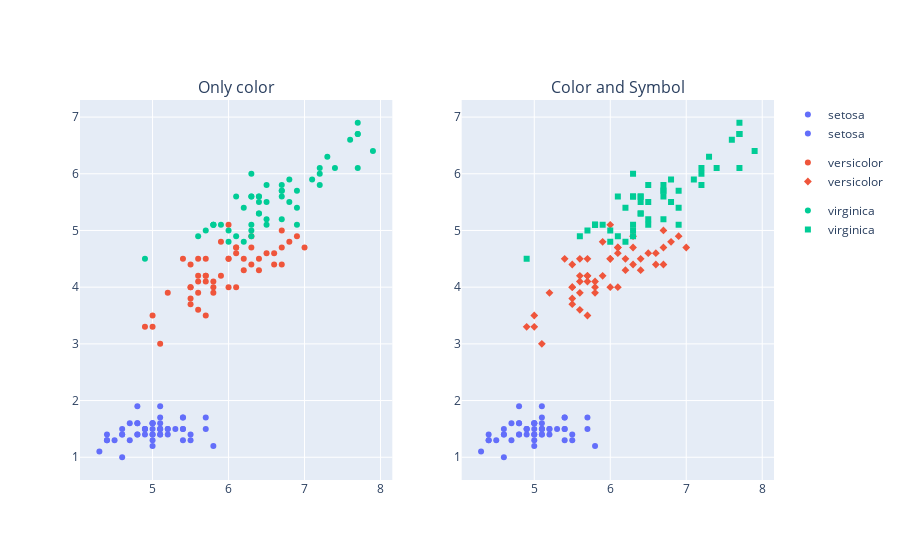
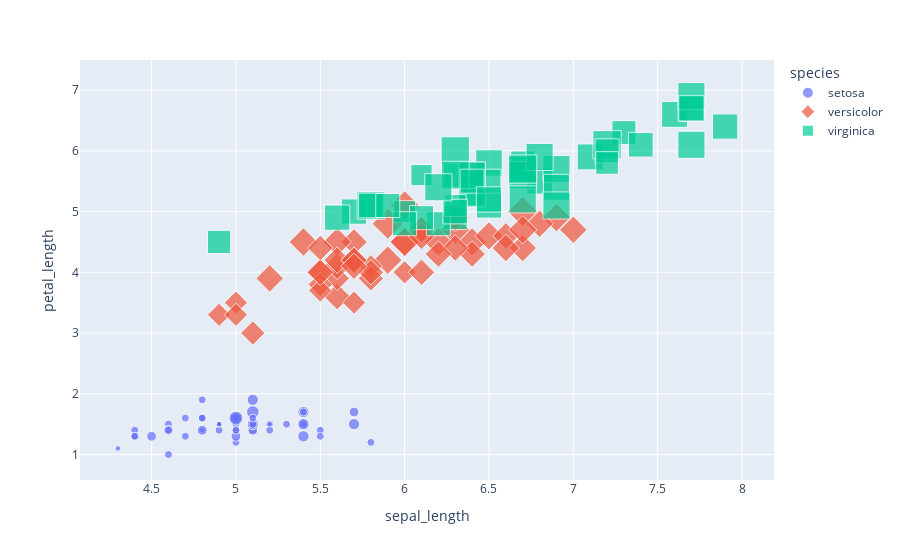
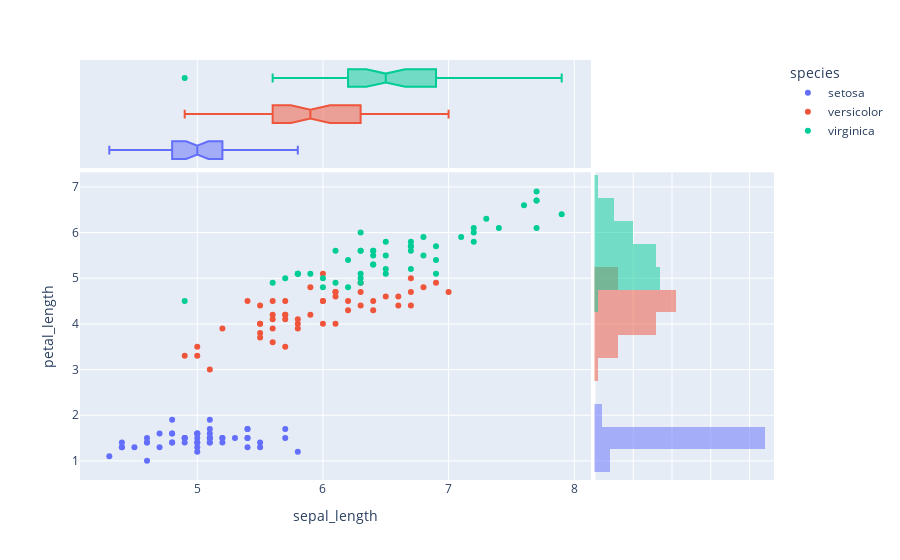
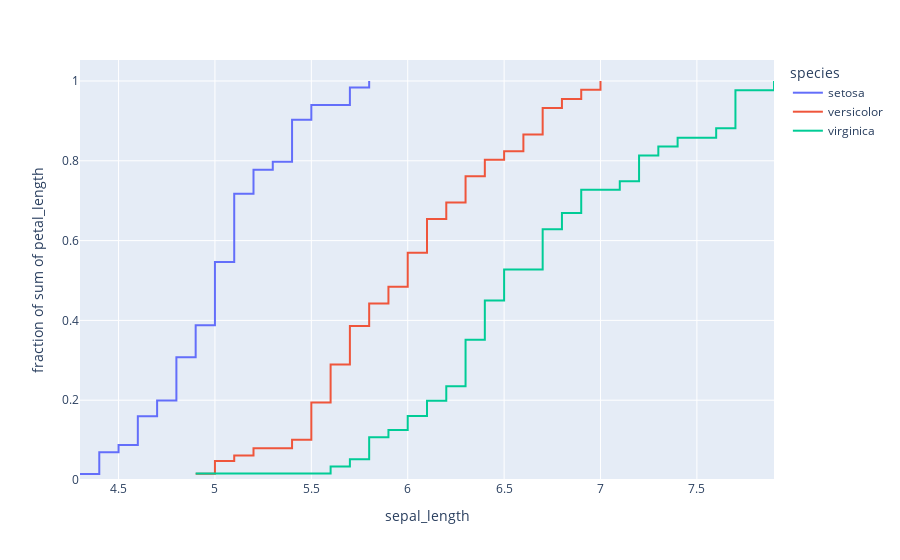

Notebook code for these charts, in order:
### Code cell
from plotly.subplots import make_subplots

fig_gen = make_subplots(
    rows=1, cols=2,
    subplot_titles=("Only color", "Color and Symbol"),
    horizontal_spacing=0.1
)

fig1 = px.scatter(iris, x="sepal_length", y="petal_length", color="species", title="Separated only by colors")
for trace in fig1.data:
    fig_gen.add_trace(trace, row=1, col=1)

fig2 = px.scatter(iris, x="sepal_length", y="petal_length", color="species", symbol="species", hover_data=['sepal_width', 'petal_width'])
for trace in fig2.data:
    fig_gen.add_trace(trace, row=1, col=2)
fig_gen.update_layout(height=400, showlegend=True)
fig_gen.show()

fig = px.scatter(iris, x="sepal_length", y="petal_length", color="species", size='petal_width', symbol="species", hover_data=['sepal_width'])
fig.show()

fig = px.scatter(iris, x="sepal_length", y="petal_length", color="species", marginal_x="box", marginal_y="histogram")
fig.show()

fig = px.ecdf(iris, x="sepal_length",y="petal_length", color="species")
fig.show()

### Figure 1 — Plotly figure (JSON) as saved in the notebook; plotly's stock layout.template omitted (floating-point values rounded to 4 significant figures)
{"data": [{"hovertemplate": "species=setosa<br>sepal_length=%{x}<br>petal_length=%{y}<extra></extra>", "legendgroup": "setosa", "marker": {"color": "#636efa", "symbol": "circle"}, "mode": "markers", "name": "setosa", "orientation": "v", "showlegend": true, "type": "scatter", "x": [5.1, 4.9, 4.7, 4.6, 5, 5.4, 4.6, 5, 4.4, 4.9, 5.4, 4.8, 4.8, 4.3, 5.8, 5.7, 5.4, 5.1, 5.7, 5.1, 5.4, 5.1, 4.6, 5.1, 4.8, 5, 5, 5.2, 5.2, 4.7, 4.8, 5.4, 5.2, 5.5, 4.9, 5, 5.5, 4.9, 4.4, 5.1, 5, 4.5, 4.4, 5, 5.1, 4.8, 5.1, 4.6, 5.3, 5], "xaxis": "x", "y": [1.4, 1.4, 1.3, 1.5, 1.4, 1.7, 1.4, 1.5, 1.4, 1.5, 1.5, 1.6, 1.4, 1.1, 1.2, 1.5, 1.3, 1.4, 1.7, 1.5, 1.7, 1.5, 1, 1.7, 1.9, 1.6, 1.6, 1.5, 1.4, 1.6, 1.6, 1.5, 1.5, 1.4, 1.5, 1.2, 1.3, 1.5, 1.3, 1.5, 1.3, 1.3, 1.3, 1.6, 1.9, 1.4, 1.6, 1.4, 1.5, 1.4], "yaxis": "y"}, {"hovertemplate": "species=versicolor<br>sepal_length=%{x}<br>petal_length=%{y}<extra></extra>", "legendgroup": "versicolor", "marker": {"color": "#EF553B", "symbol": "circle"}, "mode": "markers", "name": "versicolor", "orientation": "v", "showlegend": true, "type": "scatter", "x": [7, 6.4, 6.9, 5.5, 6.5, 5.7, 6.3, 4.9, 6.6, 5.2, 5, 5.9, 6, 6.1, 5.6, 6.7, 5.6, 5.8, 6.2, 5.6, 5.9, 6.1, 6.3, 6.1, 6.4, 6.6, 6.8, 6.7, 6, 5.7, 5.5, 5.5, 5.8, 6, 5.4, 6, 6.7, 6.3, 5.6, 5.5, 5.5, 6.1, 5.8, 5, 5.6, 5.7, 5.7, 6.2, 5.1, 5.7], "xaxis": "x", "y": [4.7, 4.5, 4.9, 4, 4.6, 4.5, 4.7, 3.3, 4.6, 3.9, 3.5, 4.2, 4, 4.7, 3.6, 4.4, 4.5, 4.1, 4.5, 3.9, 4.8, 4, 4.9, 4.7, 4.3, 4.4, 4.8, 5, 4.5, 3.5, 3.8, 3.7, 3.9, 5.1, 4.5, 4.5, 4.7, 4.4, 4.1, 4, 4.4, 4.6, 4, 3.3, 4.2, 4.2, 4.2, 4.3, 3, 4.1], "yaxis": "y"}, {"hovertemplate": "species=virginica<br>sepal_length=%{x}<br>petal_length=%{y}<extra></extra>", "legendgroup": "virginica", "marker": {"color": "#00cc96", "symbol": "circle"}, "mode": "markers", "name": "virginica", "orientation": "v", "showlegend": true, "type": "scatter", "x": [6.3, 5.8, 7.1, 6.3, 6.5, 7.6, 4.9, 7.3, 6.7, 7.2, 6.5, 6.4, 6.8, 5.7, 5.8, 6.4, 6.5, 7.7, 7.7, 6, 6.9, 5.6, 7.7, 6.3, 6.7, 7.2, 6.2, 6.1, 6.4, 7.2, 7.4, 7.9, 6.4, 6.3, 6.1, 7.7, 6.3, 6.4, 6, 6.9, 6.7, 6.9, 5.8, 6.8, 6.7, 6.7, 6.3, 6.5, 6.2, 5.9], "xaxis": "x", "y": [6, 5.1, 5.9, 5.6, 5.8, 6.6, 4.5, 6.3, 5.8, 6.1, 5.1, 5.3, 5.5, 5, 5.1, 5.3, 5.5, 6.7, 6.9, 5, 5.7, 4.9, 6.7, 4.9, 5.7, 6, 4.8, 4.9, 5.6, 5.8, 6.1, 6.4, 5.6, 5.1, 5.6, 6.1, 5.6, 5.5, 4.8, 5.4, 5.6, 5.1, 5.1, 5.9, 5.7, 5.2, 5, 5.2, 5.4, 5.1], "yaxis": "y"}, {"customdata": [[3.5, 0.2], [3, 0.2], [3.2, 0.2], [3.1, 0.2], [3.6, 0.2], [3.9, 0.4], [3.4, 0.3], [3.4, 0.2], [2.9, 0.2], [3.1, 0.1], [3.7, 0.2], [3.4, 0.2], [3, 0.1], [3, 0.1], [4, 0.2], [4.4, 0.4], [3.9, 0.4], [3.5, 0.3], [3.8, 0.3], [3.8, 0.3], [3.4, 0.2], [3.7, 0.4], [3.6, 0.2], [3.3, 0.5], [3.4, 0.2], [3, 0.2], [3.4, 0.4], [3.5, 0.2], [3.4, 0.2], [3.2, 0.2], [3.1, 0.2], [3.4, 0.4], [4.1, 0.1], [4.2, 0.2], [3.1, 0.1], [3.2, 0.2], [3.5, 0.2], [3.1, 0.1], [3, 0.2], [3.4, 0.2], [3.5, 0.3], [2.3, 0.3], [3.2, 0.2], [3.5, 0.6], [3.8, 0.4], [3, 0.3], [3.8, 0.2], [3.2, 0.2], [3.7, 0.2], [3.3, 0.2]], "hovertemplate": "species=setosa<br>sepal_length=%{x}<br>petal_length=%{y}<br>sepal_width=%{customdata[0]}<br>petal_width=%{customdata[1]}<extra></extra>", "legendgroup": "setosa", "marker": {"color": "#636efa", "symbol": "circle"}, "mode": "markers", "name": "setosa", "orientation": "v", "showlegend": true, "type": "scatter", "x": [5.1, 4.9, 4.7, 4.6, 5, 5.4, 4.6, 5, 4.4, 4.9, 5.4, 4.8, 4.8, 4.3, 5.8, 5.7, 5.4, 5.1, 5.7, 5.1, 5.4, 5.1, 4.6, 5.1, 4.8, 5, 5, 5.2, 5.2, 4.7, 4.8, 5.4, 5.2, 5.5, 4.9, 5, 5.5, 4.9, 4.4, 5.1, 5, 4.5, 4.4, 5, 5.1, 4.8, 5.1, 4.6, 5.3, 5], "xaxis": "x2", "y": [1.4, 1.4, 1.3, 1.5, 1.4, 1.7, 1.4, 1.5, 1.4, 1.5, 1.5, 1.6, 1.4, 1.1, 1.2, 1.5, 1.3, 1.4, 1.7, 1.5, 1.7, 1.5, 1, 1.7, 1.9, 1.6, 1.6, 1.5, 1.4, 1.6, 1.6, 1.5, 1.5, 1.4, 1.5, 1.2, 1.3, 1.5, 1.3, 1.5, 1.3, 1.3, 1.3, 1.6, 1.9, 1.4, 1.6, 1.4, 1.5, 1.4], "yaxis": "y2"}, {"customdata": [[3.2, 1.4], [3.2, 1.5], [3.1, 1.5], [2.3, 1.3], [2.8, 1.5], [2.8, 1.3], [3.3, 1.6], [2.4, 1], [2.9, 1.3], [2.7, 1.4], [2, 1], [3, 1.5], [2.2, 1], [2.9, 1.4], [2.9, 1.3], [3.1, 1.4], [3, 1.5], [2.7, 1], [2.2, 1.5], [2.5, 1.1], [3.2, 1.8], [2.8, 1.3], [2.5, 1.5], [2.8, 1.2], [2.9, 1.3], [3, 1.4], [2.8, 1.4], [3, 1.7], [2.9, 1.5], [2.6, 1], [2.4, 1.1], [2.4, 1], [2.7, 1.2], [2.7, 1.6], [3, 1.5], [3.4, 1.6], [3.1, 1.5], [2.3, 1.3], [3, 1.3], [2.5, 1.3], [2.6, 1.2], [3, 1.4], [2.6, 1.2], [2.3, 1], [2.7, 1.3], [3, 1.2], [2.9, 1.3], [2.9, 1.3], [2.5, 1.1], [2.8, 1.3]], "hovertemplate": "species=versicolor<br>sepal_length=%{x}<br>petal_length=%{y}<br>sepal_width=%{customdata[0]}<br>petal_width=%{customdata[1]}<extra></extra>", "legendgroup": "versicolor", "marker": {"color": "#EF553B", "symbol": "diamond"}, "mode": "markers", "name": "versicolor", "orientation": "v", "showlegend": true, "type": "scatter", "x": [7, 6.4, 6.9, 5.5, 6.5, 5.7, 6.3, 4.9, 6.6, 5.2, 5, 5.9, 6, 6.1, 5.6, 6.7, 5.6, 5.8, 6.2, 5.6, 5.9, 6.1, 6.3, 6.1, 6.4, 6.6, 6.8, 6.7, 6, 5.7, 5.5, 5.5, 5.8, 6, 5.4, 6, 6.7, 6.3, 5.6, 5.5, 5.5, 6.1, 5.8, 5, 5.6, 5.7, 5.7, 6.2, 5.1, 5.7], "xaxis": "x2", "y": [4.7, 4.5, 4.9, 4, 4.6, 4.5, 4.7, 3.3, 4.6, 3.9, 3.5, 4.2, 4, 4.7, 3.6, 4.4, 4.5, 4.1, 4.5, 3.9, 4.8, 4, 4.9, 4.7, 4.3, 4.4, 4.8, 5, 4.5, 3.5, 3.8, 3.7, 3.9, 5.1, 4.5, 4.5, 4.7, 4.4, 4.1, 4, 4.4, 4.6, 4, 3.3, 4.2, 4.2, 4.2, 4.3, 3, 4.1], "yaxis": "y2"}, {"customdata": [[3.3, 2.5], [2.7, 1.9], [3, 2.1], [2.9, 1.8], [3, 2.2], [3, 2.1], [2.5, 1.7], [2.9, 1.8], [2.5, 1.8], [3.6, 2.5], [3.2, 2], [2.7, 1.9], [3, 2.1], [2.5, 2], [2.8, 2.4], [3.2, 2.3], [3, 1.8], [3.8, 2.2], [2.6, 2.3], [2.2, 1.5], [3.2, 2.3], [2.8, 2], [2.8, 2], [2.7, 1.8], [3.3, 2.1], [3.2, 1.8], [2.8, 1.8], [3, 1.8], [2.8, 2.1], [3, 1.6], [2.8, 1.9], [3.8, 2], [2.8, 2.2], [2.8, 1.5], [2.6, 1.4], [3, 2.3], [3.4, 2.4], [3.1, 1.8], [3, 1.8], [3.1, 2.1], [3.1, 2.4], [3.1, 2.3], [2.7, 1.9], [3.2, 2.3], [3.3, 2.5], [3, 2.3], [2.5, 1.9], [3, 2], [3.4, 2.3], [3, 1.8]], "hovertemplate": "species=virginica<br>sepal_length=%{x}<br>petal_length=%{y}<br>sepal_width=%{customdata[0]}<br>petal_width=%{customdata[1]}<extra></extra>", "legendgroup": "virginica", "marker": {"color": "#00cc96", "symbol": "square"}, "mode": "markers", "name": "virginica", "orientation": "v", "showlegend": true, "type": "scatter", "x": [6.3, 5.8, 7.1, 6.3, 6.5, 7.6, 4.9, 7.3, 6.7, 7.2, 6.5, 6.4, 6.8, 5.7, 5.8, 6.4, 6.5, 7.7, 7.7, 6, 6.9, 5.6, 7.7, 6.3, 6.7, 7.2, 6.2, 6.1, 6.4, 7.2, 7.4, 7.9, 6.4, 6.3, 6.1, 7.7, 6.3, 6.4, 6, 6.9, 6.7, 6.9, 5.8, 6.8, 6.7, 6.7, 6.3, 6.5, 6.2, 5.9], "xaxis": "x2", "y": [6, 5.1, 5.9, 5.6, 5.8, 6.6, 4.5, 6.3, 5.8, 6.1, 5.1, 5.3, 5.5, 5, 5.1, 5.3, 5.5, 6.7, 6.9, 5, 5.7, 4.9, 6.7, 4.9, 5.7, 6, 4.8, 4.9, 5.6, 5.8, 6.1, 6.4, 5.6, 5.1, 5.6, 6.1, 5.6, 5.5, 4.8, 5.4, 5.6, 5.1, 5.1, 5.9, 5.7, 5.2, 5, 5.2, 5.4, 5.1], "yaxis": "y2"}], "layout": {"annotations": [{"font": {"size": 16}, "showarrow": false, "text": "Only color", "x": 0.225, "xanchor": "center", "xref": "paper", "y": 1, "yanchor": "bottom", "yref": "paper"}, {"font": {"size": 16}, "showarrow": false, "text": "Color and Symbol", "x": 0.775, "xanchor": "center", "xref": "paper", "y": 1, "yanchor": "bottom", "yref": "paper"}], "autosize": true, "showlegend": true, "xaxis": {"anchor": "y", "autorange": true, "domain": [0, 0.45], "range": [4.057, 8.143], "type": "linear"}, "xaxis2": {"anchor": "y2", "autorange": true, "domain": [0.55, 1], "range": [4.057, 8.143], "type": "linear"}, "yaxis": {"anchor": "x", "autorange": true, "domain": [0, 1], "range": [0.5432, 7.357], "type": "linear"}, "yaxis2": {"anchor": "x2", "autorange": true, "domain": [0, 1], "range": [0.5432, 7.357], "type": "linear"}}}

### Figure 2 — Plotly figure (JSON) as saved in the notebook; plotly's stock layout.template omitted (floating-point values rounded to 4 significant figures)
{"data": [{"customdata": [[3.5], [3], [3.2], [3.1], [3.6], [3.9], [3.4], [3.4], [2.9], [3.1], [3.7], [3.4], [3], [3], [4], [4.4], [3.9], [3.5], [3.8], [3.8], [3.4], [3.7], [3.6], [3.3], [3.4], [3], [3.4], [3.5], [3.4], [3.2], [3.1], [3.4], [4.1], [4.2], [3.1], [3.2], [3.5], [3.1], [3], [3.4], [3.5], [2.3], [3.2], [3.5], [3.8], [3], [3.8], [3.2], [3.7], [3.3]], "hovertemplate": "species=setosa<br>sepal_length=%{x}<br>petal_length=%{y}<br>petal_width=%{marker.size}<br>sepal_width=%{customdata[0]}<extra></extra>", "legendgroup": "setosa", "marker": {"color": "#636efa", "size": [0.2, 0.2, 0.2, 0.2, 0.2, 0.4, 0.3, 0.2, 0.2, 0.1, 0.2, 0.2, 0.1, 0.1, 0.2, 0.4, 0.4, 0.3, 0.3, 0.3, 0.2, 0.4, 0.2, 0.5, 0.2, 0.2, 0.4, 0.2, 0.2, 0.2, 0.2, 0.4, 0.1, 0.2, 0.1, 0.2, 0.2, 0.1, 0.2, 0.2, 0.3, 0.3, 0.2, 0.6, 0.4, 0.3, 0.2, 0.2, 0.2, 0.2], "sizemode": "area", "sizeref": 0.00625, "symbol": "circle"}, "mode": "markers", "name": "setosa", "orientation": "v", "showlegend": true, "type": "scatter", "x": [5.1, 4.9, 4.7, 4.6, 5, 5.4, 4.6, 5, 4.4, 4.9, 5.4, 4.8, 4.8, 4.3, 5.8, 5.7, 5.4, 5.1, 5.7, 5.1, 5.4, 5.1, 4.6, 5.1, 4.8, 5, 5, 5.2, 5.2, 4.7, 4.8, 5.4, 5.2, 5.5, 4.9, 5, 5.5, 4.9, 4.4, 5.1, 5, 4.5, 4.4, 5, 5.1, 4.8, 5.1, 4.6, 5.3, 5], "xaxis": "x", "y": [1.4, 1.4, 1.3, 1.5, 1.4, 1.7, 1.4, 1.5, 1.4, 1.5, 1.5, 1.6, 1.4, 1.1, 1.2, 1.5, 1.3, 1.4, 1.7, 1.5, 1.7, 1.5, 1, 1.7, 1.9, 1.6, 1.6, 1.5, 1.4, 1.6, 1.6, 1.5, 1.5, 1.4, 1.5, 1.2, 1.3, 1.5, 1.3, 1.5, 1.3, 1.3, 1.3, 1.6, 1.9, 1.4, 1.6, 1.4, 1.5, 1.4], "yaxis": "y"}, {"customdata": [[3.2], [3.2], [3.1], [2.3], [2.8], [2.8], [3.3], [2.4], [2.9], [2.7], [2], [3], [2.2], [2.9], [2.9], [3.1], [3], [2.7], [2.2], [2.5], [3.2], [2.8], [2.5], [2.8], [2.9], [3], [2.8], [3], [2.9], [2.6], [2.4], [2.4], [2.7], [2.7], [3], [3.4], [3.1], [2.3], [3], [2.5], [2.6], [3], [2.6], [2.3], [2.7], [3], [2.9], [2.9], [2.5], [2.8]], "hovertemplate": "species=versicolor<br>sepal_length=%{x}<br>petal_length=%{y}<br>petal_width=%{marker.size}<br>sepal_width=%{customdata[0]}<extra></extra>", "legendgroup": "versicolor", "marker": {"color": "#EF553B", "size": [1.4, 1.5, 1.5, 1.3, 1.5, 1.3, 1.6, 1, 1.3, 1.4, 1, 1.5, 1, 1.4, 1.3, 1.4, 1.5, 1, 1.5, 1.1, 1.8, 1.3, 1.5, 1.2, 1.3, 1.4, 1.4, 1.7, 1.5, 1, 1.1, 1, 1.2, 1.6, 1.5, 1.6, 1.5, 1.3, 1.3, 1.3, 1.2, 1.4, 1.2, 1, 1.3, 1.2, 1.3, 1.3, 1.1, 1.3], "sizemode": "area", "sizeref": 0.00625, "symbol": "diamond"}, "mode": "markers", "name": "versicolor", "orientation": "v", "showlegend": true, "type": "scatter", "x": [7, 6.4, 6.9, 5.5, 6.5, 5.7, 6.3, 4.9, 6.6, 5.2, 5, 5.9, 6, 6.1, 5.6, 6.7, 5.6, 5.8, 6.2, 5.6, 5.9, 6.1, 6.3, 6.1, 6.4, 6.6, 6.8, 6.7, 6, 5.7, 5.5, 5.5, 5.8, 6, 5.4, 6, 6.7, 6.3, 5.6, 5.5, 5.5, 6.1, 5.8, 5, 5.6, 5.7, 5.7, 6.2, 5.1, 5.7], "xaxis": "x", "y": [4.7, 4.5, 4.9, 4, 4.6, 4.5, 4.7, 3.3, 4.6, 3.9, 3.5, 4.2, 4, 4.7, 3.6, 4.4, 4.5, 4.1, 4.5, 3.9, 4.8, 4, 4.9, 4.7, 4.3, 4.4, 4.8, 5, 4.5, 3.5, 3.8, 3.7, 3.9, 5.1, 4.5, 4.5, 4.7, 4.4, 4.1, 4, 4.4, 4.6, 4, 3.3, 4.2, 4.2, 4.2, 4.3, 3, 4.1], "yaxis": "y"}, {"customdata": [[3.3], [2.7], [3], [2.9], [3], [3], [2.5], [2.9], [2.5], [3.6], [3.2], [2.7], [3], [2.5], [2.8], [3.2], [3], [3.8], [2.6], [2.2], [3.2], [2.8], [2.8], [2.7], [3.3], [3.2], [2.8], [3], [2.8], [3], [2.8], [3.8], [2.8], [2.8], [2.6], [3], [3.4], [3.1], [3], [3.1], [3.1], [3.1], [2.7], [3.2], [3.3], [3], [2.5], [3], [3.4], [3]], "hovertemplate": "species=virginica<br>sepal_length=%{x}<br>petal_length=%{y}<br>petal_width=%{marker.size}<br>sepal_width=%{customdata[0]}<extra></extra>", "legendgroup": "virginica", "marker": {"color": "#00cc96", "size": [2.5, 1.9, 2.1, 1.8, 2.2, 2.1, 1.7, 1.8, 1.8, 2.5, 2, 1.9, 2.1, 2, 2.4, 2.3, 1.8, 2.2, 2.3, 1.5, 2.3, 2, 2, 1.8, 2.1, 1.8, 1.8, 1.8, 2.1, 1.6, 1.9, 2, 2.2, 1.5, 1.4, 2.3, 2.4, 1.8, 1.8, 2.1, 2.4, 2.3, 1.9, 2.3, 2.5, 2.3, 1.9, 2, 2.3, 1.8], "sizemode": "area", "sizeref": 0.00625, "symbol": "square"}, "mode": "markers", "name": "virginica", "orientation": "v", "showlegend": true, "type": "scatter", "x": [6.3, 5.8, 7.1, 6.3, 6.5, 7.6, 4.9, 7.3, 6.7, 7.2, 6.5, 6.4, 6.8, 5.7, 5.8, 6.4, 6.5, 7.7, 7.7, 6, 6.9, 5.6, 7.7, 6.3, 6.7, 7.2, 6.2, 6.1, 6.4, 7.2, 7.4, 7.9, 6.4, 6.3, 6.1, 7.7, 6.3, 6.4, 6, 6.9, 6.7, 6.9, 5.8, 6.8, 6.7, 6.7, 6.3, 6.5, 6.2, 5.9], "xaxis": "x", "y": [6, 5.1, 5.9, 5.6, 5.8, 6.6, 4.5, 6.3, 5.8, 6.1, 5.1, 5.3, 5.5, 5, 5.1, 5.3, 5.5, 6.7, 6.9, 5, 5.7, 4.9, 6.7, 4.9, 5.7, 6, 4.8, 4.9, 5.6, 5.8, 6.1, 6.4, 5.6, 5.1, 5.6, 6.1, 5.6, 5.5, 4.8, 5.4, 5.6, 5.1, 5.1, 5.9, 5.7, 5.2, 5, 5.2, 5.4, 5.1], "yaxis": "y"}], "layout": {"autosize": true, "legend": {"itemsizing": "constant", "title": {"text": "species"}, "tracegroupgap": 0}, "margin": {"t": 60}, "xaxis": {"anchor": "y", "autorange": true, "domain": [0, 1], "range": [4.081, 8.169], "title": {"text": "sepal_length"}, "type": "linear"}, "yaxis": {"anchor": "x", "autorange": true, "domain": [0, 1], "range": [0.4882, 7.766], "title": {"text": "petal_length"}, "type": "linear"}}}

### Figure 3 — Plotly figure (JSON) as saved in the notebook; plotly's stock layout.template omitted (floating-point values rounded to 4 significant figures)
{"data": [{"hovertemplate": "species=setosa<br>sepal_length=%{x}<br>petal_length=%{y}<extra></extra>", "legendgroup": "setosa", "marker": {"color": "#636efa", "symbol": "circle"}, "mode": "markers", "name": "setosa", "orientation": "v", "showlegend": true, "type": "scatter", "x": [5.1, 4.9, 4.7, 4.6, 5, 5.4, 4.6, 5, 4.4, 4.9, 5.4, 4.8, 4.8, 4.3, 5.8, 5.7, 5.4, 5.1, 5.7, 5.1, 5.4, 5.1, 4.6, 5.1, 4.8, 5, 5, 5.2, 5.2, 4.7, 4.8, 5.4, 5.2, 5.5, 4.9, 5, 5.5, 4.9, 4.4, 5.1, 5, 4.5, 4.4, 5, 5.1, 4.8, 5.1, 4.6, 5.3, 5], "xaxis": "x", "y": [1.4, 1.4, 1.3, 1.5, 1.4, 1.7, 1.4, 1.5, 1.4, 1.5, 1.5, 1.6, 1.4, 1.1, 1.2, 1.5, 1.3, 1.4, 1.7, 1.5, 1.7, 1.5, 1, 1.7, 1.9, 1.6, 1.6, 1.5, 1.4, 1.6, 1.6, 1.5, 1.5, 1.4, 1.5, 1.2, 1.3, 1.5, 1.3, 1.5, 1.3, 1.3, 1.3, 1.6, 1.9, 1.4, 1.6, 1.4, 1.5, 1.4], "yaxis": "y"}, {"alignmentgroup": "True", "hovertemplate": "species=setosa<br>sepal_length=%{x}<extra></extra>", "legendgroup": "setosa", "marker": {"color": "#636efa", "symbol": "circle"}, "name": "setosa", "notched": true, "offsetgroup": "setosa", "showlegend": false, "type": "box", "x": [5.1, 4.9, 4.7, 4.6, 5, 5.4, 4.6, 5, 4.4, 4.9, 5.4, 4.8, 4.8, 4.3, 5.8, 5.7, 5.4, 5.1, 5.7, 5.1, 5.4, 5.1, 4.6, 5.1, 4.8, 5, 5, 5.2, 5.2, 4.7, 4.8, 5.4, 5.2, 5.5, 4.9, 5, 5.5, 4.9, 4.4, 5.1, 5, 4.5, 4.4, 5, 5.1, 4.8, 5.1, 4.6, 5.3, 5], "xaxis": "x3", "yaxis": "y3"}, {"alignmentgroup": "True", "bingroup": "y", "hovertemplate": "species=setosa<br>petal_length=%{y}<br>count=%{x}<extra></extra>", "legendgroup": "setosa", "marker": {"color": "#636efa"}, "name": "setosa", "offsetgroup": "setosa", "opacity": 0.5, "showlegend": false, "type": "histogram", "xaxis": "x2", "y": [1.4, 1.4, 1.3, 1.5, 1.4, 1.7, 1.4, 1.5, 1.4, 1.5, 1.5, 1.6, 1.4, 1.1, 1.2, 1.5, 1.3, 1.4, 1.7, 1.5, 1.7, 1.5, 1, 1.7, 1.9, 1.6, 1.6, 1.5, 1.4, 1.6, 1.6, 1.5, 1.5, 1.4, 1.5, 1.2, 1.3, 1.5, 1.3, 1.5, 1.3, 1.3, 1.3, 1.6, 1.9, 1.4, 1.6, 1.4, 1.5, 1.4], "yaxis": "y2"}, {"hovertemplate": "species=versicolor<br>sepal_length=%{x}<br>petal_length=%{y}<extra></extra>", "legendgroup": "versicolor", "marker": {"color": "#EF553B", "symbol": "circle"}, "mode": "markers", "name": "versicolor", "orientation": "v", "showlegend": true, "type": "scatter", "x": [7, 6.4, 6.9, 5.5, 6.5, 5.7, 6.3, 4.9, 6.6, 5.2, 5, 5.9, 6, 6.1, 5.6, 6.7, 5.6, 5.8, 6.2, 5.6, 5.9, 6.1, 6.3, 6.1, 6.4, 6.6, 6.8, 6.7, 6, 5.7, 5.5, 5.5, 5.8, 6, 5.4, 6, 6.7, 6.3, 5.6, 5.5, 5.5, 6.1, 5.8, 5, 5.6, 5.7, 5.7, 6.2, 5.1, 5.7], "xaxis": "x", "y": [4.7, 4.5, 4.9, 4, 4.6, 4.5, 4.7, 3.3, 4.6, 3.9, 3.5, 4.2, 4, 4.7, 3.6, 4.4, 4.5, 4.1, 4.5, 3.9, 4.8, 4, 4.9, 4.7, 4.3, 4.4, 4.8, 5, 4.5, 3.5, 3.8, 3.7, 3.9, 5.1, 4.5, 4.5, 4.7, 4.4, 4.1, 4, 4.4, 4.6, 4, 3.3, 4.2, 4.2, 4.2, 4.3, 3, 4.1], "yaxis": "y"}, {"alignmentgroup": "True", "hovertemplate": "species=versicolor<br>sepal_length=%{x}<extra></extra>", "legendgroup": "versicolor", "marker": {"color": "#EF553B", "symbol": "circle"}, "name": "versicolor", "notched": true, "offsetgroup": "versicolor", "showlegend": false, "type": "box", "x": [7, 6.4, 6.9, 5.5, 6.5, 5.7, 6.3, 4.9, 6.6, 5.2, 5, 5.9, 6, 6.1, 5.6, 6.7, 5.6, 5.8, 6.2, 5.6, 5.9, 6.1, 6.3, 6.1, 6.4, 6.6, 6.8, 6.7, 6, 5.7, 5.5, 5.5, 5.8, 6, 5.4, 6, 6.7, 6.3, 5.6, 5.5, 5.5, 6.1, 5.8, 5, 5.6, 5.7, 5.7, 6.2, 5.1, 5.7], "xaxis": "x3", "yaxis": "y3"}, {"alignmentgroup": "True", "bingroup": "y", "hovertemplate": "species=versicolor<br>petal_length=%{y}<br>count=%{x}<extra></extra>", "legendgroup": "versicolor", "marker": {"color": "#EF553B"}, "name": "versicolor", "offsetgroup": "versicolor", "opacity": 0.5, "showlegend": false, "type": "histogram", "xaxis": "x2", "y": [4.7, 4.5, 4.9, 4, 4.6, 4.5, 4.7, 3.3, 4.6, 3.9, 3.5, 4.2, 4, 4.7, 3.6, 4.4, 4.5, 4.1, 4.5, 3.9, 4.8, 4, 4.9, 4.7, 4.3, 4.4, 4.8, 5, 4.5, 3.5, 3.8, 3.7, 3.9, 5.1, 4.5, 4.5, 4.7, 4.4, 4.1, 4, 4.4, 4.6, 4, 3.3, 4.2, 4.2, 4.2, 4.3, 3, 4.1], "yaxis": "y2"}, {"hovertemplate": "species=virginica<br>sepal_length=%{x}<br>petal_length=%{y}<extra></extra>", "legendgroup": "virginica", "marker": {"color": "#00cc96", "symbol": "circle"}, "mode": "markers", "name": "virginica", "orientation": "v", "showlegend": true, "type": "scatter", "x": [6.3, 5.8, 7.1, 6.3, 6.5, 7.6, 4.9, 7.3, 6.7, 7.2, 6.5, 6.4, 6.8, 5.7, 5.8, 6.4, 6.5, 7.7, 7.7, 6, 6.9, 5.6, 7.7, 6.3, 6.7, 7.2, 6.2, 6.1, 6.4, 7.2, 7.4, 7.9, 6.4, 6.3, 6.1, 7.7, 6.3, 6.4, 6, 6.9, 6.7, 6.9, 5.8, 6.8, 6.7, 6.7, 6.3, 6.5, 6.2, 5.9], "xaxis": "x", "y": [6, 5.1, 5.9, 5.6, 5.8, 6.6, 4.5, 6.3, 5.8, 6.1, 5.1, 5.3, 5.5, 5, 5.1, 5.3, 5.5, 6.7, 6.9, 5, 5.7, 4.9, 6.7, 4.9, 5.7, 6, 4.8, 4.9, 5.6, 5.8, 6.1, 6.4, 5.6, 5.1, 5.6, 6.1, 5.6, 5.5, 4.8, 5.4, 5.6, 5.1, 5.1, 5.9, 5.7, 5.2, 5, 5.2, 5.4, 5.1], "yaxis": "y"}, {"alignmentgroup": "True", "hovertemplate": "species=virginica<br>sepal_length=%{x}<extra></extra>", "legendgroup": "virginica", "marker": {"color": "#00cc96", "symbol": "circle"}, "name": "virginica", "notched": true, "offsetgroup": "virginica", "showlegend": false, "type": "box", "x": [6.3, 5.8, 7.1, 6.3, 6.5, 7.6, 4.9, 7.3, 6.7, 7.2, 6.5, 6.4, 6.8, 5.7, 5.8, 6.4, 6.5, 7.7, 7.7, 6, 6.9, 5.6, 7.7, 6.3, 6.7, 7.2, 6.2, 6.1, 6.4, 7.2, 7.4, 7.9, 6.4, 6.3, 6.1, 7.7, 6.3, 6.4, 6, 6.9, 6.7, 6.9, 5.8, 6.8, 6.7, 6.7, 6.3, 6.5, 6.2, 5.9], "xaxis": "x3", "yaxis": "y3"}, {"alignmentgroup": "True", "bingroup": "y", "hovertemplate": "species=virginica<br>petal_length=%{y}<br>count=%{x}<extra></extra>", "legendgroup": "virginica", "marker": {"color": "#00cc96"}, "name": "virginica", "offsetgroup": "virginica", "opacity": 0.5, "showlegend": false, "type": "histogram", "xaxis": "x2", "y": [6, 5.1, 5.9, 5.6, 5.8, 6.6, 4.5, 6.3, 5.8, 6.1, 5.1, 5.3, 5.5, 5, 5.1, 5.3, 5.5, 6.7, 6.9, 5, 5.7, 4.9, 6.7, 4.9, 5.7, 6, 4.8, 4.9, 5.6, 5.8, 6.1, 6.4, 5.6, 5.1, 5.6, 6.1, 5.6, 5.5, 4.8, 5.4, 5.6, 5.1, 5.1, 5.9, 5.7, 5.2, 5, 5.2, 5.4, 5.1], "yaxis": "y2"}], "layout": {"autosize": true, "barmode": "overlay", "legend": {"title": {"text": "species"}, "tracegroupgap": 0}, "margin": {"t": 60}, "xaxis": {"anchor": "y", "autorange": true, "domain": [0, 0.7363], "range": [4.074, 8.126], "title": {"text": "sepal_length"}, "type": "linear"}, "xaxis2": {"anchor": "y2", "autorange": true, "domain": [0.7413, 1], "matches": "x2", "range": [0, 46.32], "showgrid": true, "showline": false, "showticklabels": false, "ticks": ""}, "xaxis3": {"anchor": "y3", "autorange": true, "domain": [0, 0.7363], "matches": "x", "range": [4.074, 8.126], "showgrid": true, "showticklabels": false, "type": "linear"}, "xaxis4": {"anchor": "y4", "domain": [0.7413, 1], "matches": "x2", "showgrid": true, "showline": false, "showticklabels": false, "ticks": ""}, "yaxis": {"anchor": "x", "autorange": true, "domain": [0, 0.7326], "range": [0.4935, 7.406], "title": {"text": "petal_length"}, "type": "linear"}, "yaxis2": {"anchor": "x2", "autorange": true, "domain": [0, 0.7326], "matches": "y", "range": [0.4935, 7.406], "showgrid": true, "showticklabels": false, "type": "linear"}, "yaxis3": {"anchor": "x3", "autorange": true, "domain": [0.7426, 1], "matches": "y3", "range": [-0.5, 2.5], "showgrid": false, "showline": false, "showticklabels": false, "ticks": "", "type": "category"}, "yaxis4": {"anchor": "x4", "domain": [0.7426, 1], "matches": "y3", "showgrid": true, "showline": false, "showticklabels": false, "ticks": ""}}}

### Figure 4 — Plotly figure (JSON) as saved in the notebook; plotly's stock layout.template omitted (floating-point values rounded to 4 significant figures)
{"data": [{"hovertemplate": "species=setosa<br>sepal_length=%{x}<br>fraction of sum of petal_length=%{y}<extra></extra>", "legendgroup": "setosa", "line": {"dash": "solid", "shape": "hv"}, "marker": {"color": "#636efa", "symbol": "circle"}, "mode": "lines", "name": "setosa", "orientation": "v", "showlegend": true, "type": "scatter", "x": [4.3, 4.4, 4.4, 4.4, 4.5, 4.6, 4.6, 4.6, 4.6, 4.7, 4.7, 4.8, 4.8, 4.8, 4.8, 4.8, 4.9, 4.9, 4.9, 4.9, 5, 5, 5, 5, 5, 5, 5, 5, 5.1, 5.1, 5.1, 5.1, 5.1, 5.1, 5.1, 5.1, 5.2, 5.2, 5.2, 5.3, 5.4, 5.4, 5.4, 5.4, 5.4, 5.5, 5.5, 5.7, 5.7, 5.8], "xaxis": "x", "y": [0.01503, 0.03415, 0.05191, 0.06967, 0.08743, 0.1011, 0.1216, 0.1407, 0.1598, 0.1776, 0.1995, 0.2254, 0.2473, 0.2664, 0.2883, 0.3074, 0.3279, 0.3484, 0.3689, 0.388, 0.4057, 0.4221, 0.444, 0.4658, 0.4877, 0.5068, 0.526, 0.5464, 0.5697, 0.5915, 0.6175, 0.638, 0.6585, 0.6776, 0.6981, 0.7172, 0.7377, 0.7568, 0.7773, 0.7978, 0.8156, 0.8361, 0.8566, 0.8798, 0.903, 0.9208, 0.9399, 0.9631, 0.9836, 1], "yaxis": "y"}, {"hovertemplate": "species=versicolor<br>sepal_length=%{x}<br>fraction of sum of petal_length=%{y}<extra></extra>", "legendgroup": "versicolor", "line": {"dash": "solid", "shape": "hv"}, "marker": {"color": "#EF553B", "symbol": "circle"}, "mode": "lines", "name": "versicolor", "orientation": "v", "showlegend": true, "type": "scatter", "x": [4.9, 5, 5, 5.1, 5.2, 5.4, 5.5, 5.5, 5.5, 5.5, 5.5, 5.6, 5.6, 5.6, 5.6, 5.6, 5.7, 5.7, 5.7, 5.7, 5.7, 5.8, 5.8, 5.8, 5.9, 5.9, 6, 6, 6, 6, 6.1, 6.1, 6.1, 6.1, 6.2, 6.2, 6.3, 6.3, 6.3, 6.4, 6.4, 6.5, 6.6, 6.6, 6.7, 6.7, 6.7, 6.8, 6.9, 7], "xaxis": "x", "y": [0.01549, 0.03192, 0.04742, 0.0615, 0.07981, 0.1009, 0.1197, 0.1385, 0.1559, 0.1737, 0.1944, 0.2127, 0.2338, 0.2507, 0.27, 0.2897, 0.3089, 0.3286, 0.3484, 0.3695, 0.3859, 0.4052, 0.4235, 0.4423, 0.462, 0.4845, 0.5056, 0.5296, 0.5484, 0.5695, 0.5915, 0.6136, 0.6324, 0.654, 0.6751, 0.6953, 0.7174, 0.7404, 0.761, 0.7812, 0.8023, 0.8239, 0.8446, 0.8662, 0.8897, 0.9103, 0.9324, 0.9549, 0.9779, 1], "yaxis": "y"}, {"hovertemplate": "species=virginica<br>sepal_length=%{x}<br>fraction of sum of petal_length=%{y}<extra></extra>", "legendgroup": "virginica", "line": {"dash": "solid", "shape": "hv"}, "marker": {"color": "#00cc96", "symbol": "circle"}, "mode": "lines", "name": "virginica", "orientation": "v", "showlegend": true, "type": "scatter", "x": [4.9, 5.6, 5.7, 5.8, 5.8, 5.8, 5.9, 6, 6, 6.1, 6.1, 6.2, 6.2, 6.3, 6.3, 6.3, 6.3, 6.3, 6.3, 6.4, 6.4, 6.4, 6.4, 6.4, 6.5, 6.5, 6.5, 6.5, 6.7, 6.7, 6.7, 6.7, 6.7, 6.8, 6.8, 6.9, 6.9, 6.9, 7.1, 7.2, 7.2, 7.2, 7.3, 7.4, 7.6, 7.7, 7.7, 7.7, 7.7, 7.9], "xaxis": "x", "y": [0.01621, 0.03386, 0.05187, 0.07024, 0.08862, 0.107, 0.1254, 0.1434, 0.1607, 0.1783, 0.1985, 0.2158, 0.2352, 0.2554, 0.2731, 0.2911, 0.3094, 0.3311, 0.3512, 0.3703, 0.3894, 0.4096, 0.4294, 0.4496, 0.4694, 0.4881, 0.5065, 0.5274, 0.5483, 0.567, 0.5875, 0.6077, 0.6282, 0.6495, 0.6693, 0.6877, 0.7082, 0.7277, 0.7489, 0.7698, 0.7918, 0.8134, 0.8361, 0.8581, 0.8818, 0.906, 0.928, 0.9521, 0.9769, 1.0], "yaxis": "y"}], "layout": {"autosize": true, "legend": {"title": {"text": "species"}, "tracegroupgap": 0}, "margin": {"t": 60}, "xaxis": {"anchor": "y", "autorange": true, "domain": [0, 1], "range": [4.3, 7.9], "title": {"text": "sepal_length"}, "type": "linear"}, "yaxis": {"anchor": "x", "autorange": true, "domain": [0, 1], "range": [0, 1.053], "rangemode": "tozero", "title": {"text": "fraction of sum of petal_length"}, "type": "linear"}}}
